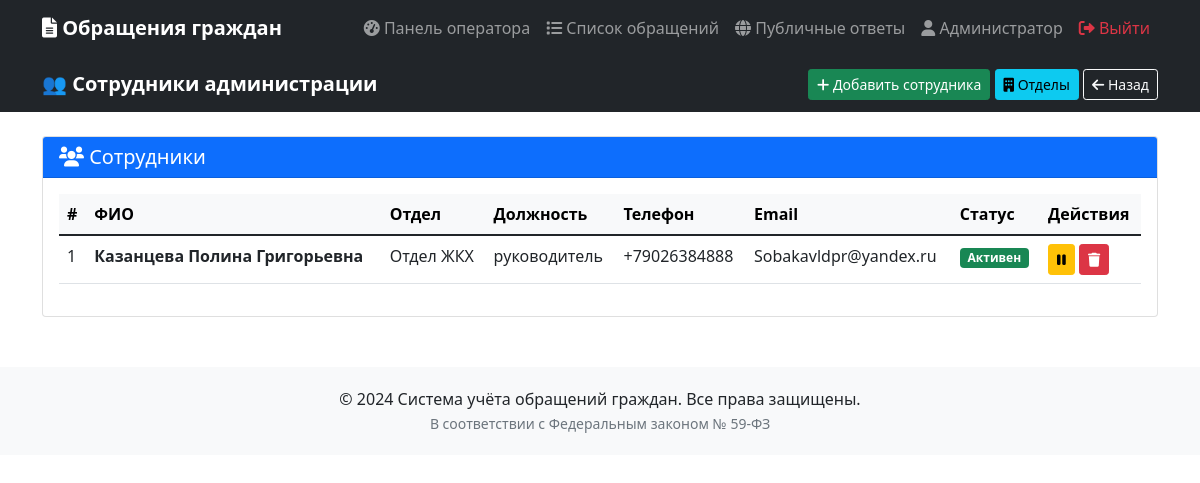
Page /employees (signed in) on the committed database.
### models.py (models this page shows, shortened)
class User(db.Model):
    __tablename__ = 'users'
    id = db.Column(db.Integer, primary_key=True)
    username = db.Column(db.String(80), unique=True, nullable=False)
    password_hash = db.Column(db.String(200), nullable=False)
    role = db.Column(db.String(20), default='client')  # admin, operator, secretary, executor, client
    full_name = db.Column(db.String(200), nullable=False)
    email = db.Column(db.String(100), unique=True)
    phone = db.Column(db.String(20))
    notes = db.Column(db.Text)
    is_active = db.Column(db.Boolean, default=True)
    created_at = db.Column(db.DateTime, default=datetime.now)
    last_login = db.Column(db.DateTime)
    def is_admin(self):
        return self.role == 'admin'

class Employee(db.Model):
    __tablename__ = 'employees'
    id = db.Column(db.Integer, primary_key=True)
    user_id = db.Column(db.Integer, db.ForeignKey('users.id'), nullable=False)
    department_id = db.Column(db.Integer, db.ForeignKey('departments.id'), nullable=False)
    position = db.Column(db.String(200), nullable=False)
    is_available = db.Column(db.Boolean, default=True)
    appointment_date = db.Column(db.Date, default=datetime.now().date)
    phone_work = db.Column(db.String(20))
    created_at = db.Column(db.DateTime, default=datetime.now)
    rating_score = db.Column(db.Float, default=0.0)
    completed_count = db.Column(db.Integer, default=0)
    overdue_count = db.Column(db.Integer, default=0)
    avg_completion_days = db.Column(db.Float, default=0.0)
    on_time_rate = db.Column(db.Float, default=0.0)
    rating_updated_at = db.Column(db.DateTime)
    achievements = db.Column(db.Text)
    best_month = db.Column(db.String(7))
    best_month_count = db.Column(db.Integer, default=0)
    user = db.relationship('User', backref='employee')
    department = db.relationship('Department', backref='employees')

class Department(db.Model):
    __tablename__ = 'departments'
    id = db.Column(db.Integer, primary_key=True)
    name = db.Column(db.String(200), nullable=False)
    description = db.Column(db.Text)
    head_name = db.Column(db.String(200))
    email = db.Column(db.String(100))
    phone = db.Column(db.String(20))
    sort_order = db.Column(db.Integer, default=0)
    created_at = db.Column(db.DateTime, default=datetime.now)

### app.py (the view)
@app.route('/employees')
@admin_required
def employees_list():
    employees = Employee.query.all()
    return render_template('employees_list.html', employees=employees)

### app.py (called while the page is built)
def admin_required(f):
    @wraps(f)
    def decorated_function(*args, **kwargs):
        if 'user_id' not in session:
            flash('Пожалуйста, войдите в систему', 'warning')
            return redirect(url_for('login'))
        user = User.query.get(session['user_id'])
        if not user:
            session.clear()
            flash('Сессия устарела. Пожалуйста, войдите снова.', 'warning')
            return redirect(url_for('login'))
        if not user.is_admin():
            flash('Доступ запрещён. Требуются права администратора.', 'danger')
            return redirect(url_for('index'))
        return f(*args, **kwargs)
    return decorated_function

### templates/employees_list.html (shortened to what this page needs)
{% extends "base.html" %}
{% block content %}
<nav class="navbar navbar-dark bg-dark">
    <div class="container">
        <a class="navbar-brand" href="/employees">👥 Сотрудники администрации</a>
        <div class="ms-auto">
            <a href="/employees/create" class="btn btn-success btn-sm">
                <i class="fas fa-plus"></i> Добавить сотрудника
            </a>
            <a href="/departments" class="btn btn-info btn-sm">
                <i class="fas fa-building"></i> Отделы
            </a>
            <a href="/operator" class="btn btn-outline-light btn-sm">
                <i class="fas fa-arrow-left"></i> Назад
            </a>
        </div>
    </div>
</nav>
<div class="container mt-4">
    <div class="card">
        <div class="card-header bg-primary text-white">
            <h5 class="mb-0"><i class="fas fa-users"></i> Сотрудники</h5>
        </div>
        <div class="card-body">
            <div class="table-responsive">
                <table class="table table-hover">
                    <thead class="table-light">
                        <tr>
                            <th>#</th>
                            <th>ФИО</th>
                            <th>Отдел</th>
                            <th>Должность</th>
                            <th>Телефон</th>
                            <th>Email</th>
                            <th>Статус</th>
                            <th>Действия</th>
                        </tr>
                    </thead>
                    <tbody>
                        {% for employee in employees %}
                        <tr>
                            <td>{{ loop.index }}</div>
                            <td><strong>{{ employee.user.full_name }}</strong></div>
                            <td>{{ employee.department.name }}</div>
                            <td>{{ employee.position }}</div>
                            <td>{{ employee.phone_work or employee.user.phone or '-' }}</div>
                            <td>{{ employee.user.email or '-' }}</div>
                            <td>
                                {% if employee.is_available %}
                                    <span class="badge bg-success">Активен</span>
                                {% else %}
                                    <span class="badge bg-secondary">Неактивен</span>
                                {% endif %}
                            <td>
                                <form method="POST" action="/employees/{{ employee.id }}/toggle" style="display: inline;">
                                    <button type="submit" class="btn btn-sm btn-warning">
                                        <i class="fas fa-{{ 'pause' if employee.is_available else 'play' }}"></i>
                                    </button>
                                </form>
                                <form method="POST" action="/employees/{{ employee.id }}/delete" style="display: inline;"
                                      onsubmit="return confirm('Удалить сотрудника?')">
                                    <button type="submit" class="btn btn-sm btn-danger">
                                        <i class="fas fa-trash"></i>
                                    </button>
                                </form>
                        {% endfor %}
{% endblock %}

### templates/base.html (shortened to what this page needs)
<!DOCTYPE html>
<html lang="ru">
<head>
    <link href="https://cdn.jsdelivr.net/npm/bootstrap@5.1.3/dist/css/bootstrap.min.css" rel="stylesheet">
    <link rel="stylesheet" href="https://cdnjs.cloudflare.com/ajax/libs/font-awesome/6.0.0/css/all.min.css">
</head>
<body>
    <nav class="navbar navbar-expand-lg navbar-dark bg-dark">
        <div class="container">
            <a class="navbar-brand" href="/">
                <i class="fas fa-file-alt"></i> Обращения граждан
            </a>
            <div class="collapse navbar-collapse" id="navbarNav">
                <ul class="navbar-nav ms-auto">
                    {% if session.user_id %}
                        {% if session.role == 'client' %}
                        <li class="nav-item">
                            <a class="nav-link" href="/dashboard">
                                <i class="fas fa-tachometer-alt"></i> Мои обращения
                            </a>
                        </li>
                        <li class="nav-item">
                            <a class="nav-link" href="/client/appeal/add">
                                <i class="fas fa-plus"></i> Новое обращение
                            </a>
                        </li>
                        {% else %}
                        <li class="nav-item">
                            <a class="nav-link" href="/operator">
                                <i class="fas fa-tachometer-alt"></i> Панель оператора
                            </a>
                        </li>
                        <li class="nav-item">
                            <a class="nav-link" href="/operator/appeals">
                                <i class="fas fa-list"></i> Список обращений
                            </a>
                        </li>
                        {% endif %}
                        <li class="nav-item">
                            <a class="nav-link" href="/public-appeals">
                                <i class="fas fa-globe"></i> Публичные ответы
                            </a>
                        </li>
                        <li class="nav-item">
                            <a class="nav-link" href="/profile">
                                <i class="fas fa-user"></i> {{ session.full_name or session.username }}
                            </a>
                        </li>
                        <li class="nav-item">
                            <a class="nav-link text-danger" href="/logout">
                                <i class="fas fa-sign-out-alt"></i> Выйти
                            </a>
                        </li>
                    {% endif %}
                </ul>
            </div>
        </div>
    </nav>
    {% block content %}{% endblock %}
    <footer class="footer">
        <div class="container">
            <p class="mb-0">&copy; 2024 Система учёта обращений граждан. Все права защищены.</p>
            <small class="text-muted">В соответствии с Федеральным законом № 59-ФЗ</small>
        </div>
    </footer>
</body>
</html>

### templates/base.html (style rules this page uses)
.navbar-brand { font-weight: bold; }
.footer { margin-top: 50px; padding: 20px 0; background-color: #f8f9fa; text-align: center; }

### rows in the picture
User: full_name "Администратор"
Employee: user.full_name "Казанцева Полина Григорьевна", department.name "Отдел ЖКХ", position "руководитель", phone_work "+79026384888", user "Sobakavldpr@yandex.ru", is_available "Активен"
